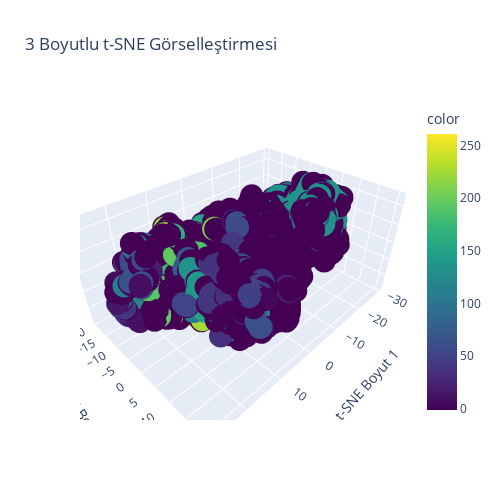

Here is the notebook cell this chart was saved with:
### Code cell
# DataFrame
df_tsne = pd.DataFrame({
    'tsne1': X_tsne[:, 0],
    'tsne2': X_tsne[:, 1],
    'tsne3': X_tsne[:, 2],
    'label': y_train
})

# Etkileşimli 3B scatter plot
fig = px.scatter_3d(df_tsne, x='tsne1', y='tsne2', z='tsne3',
                    color=h_clusters,
                    title='3 Boyutlu t-SNE Görselleştirmesi',
                    labels={'tsne1': 't-SNE Boyut 1',
                            'tsne2': 't-SNE Boyut 2',
                            'tsne3': 't-SNE Boyut 3'},
                    color_continuous_scale='viridis')

fig.update_layout(
    width=500,  # piksel cinsinden genişlik
    height=500, # piksel cinsinden yükseklik
    autosize=False  # otomatik boyutlandırmayı kapat
)


fig.show()

### Figure 1 — Plotly figure (JSON) as saved in the notebook; plotly's stock layout.template omitted (floating-point values rounded to 4 significant figures; data arrays with more than 128 entries replaced by an {"elided": "..."} marker saying what was removed)
{"data": [{"hovertemplate": "t-SNE Boyut 1=%{x}<br>t-SNE Boyut 2=%{y}<br>t-SNE Boyut 3=%{z}<br>color=%{marker.color}<extra></extra>", "legendgroup": "", "marker": {"color": {"elided": "6348 int values"}, "coloraxis": "coloraxis", "symbol": "circle"}, "mode": "markers", "name": "", "scene": "scene", "showlegend": false, "x": {"elided": "6348 float values"}, "y": {"elided": "6348 float values"}, "z": {"elided": "6348 float values"}, "type": "scatter3d"}], "layout": {"scene": {"domain": {"x": [0.0, 1.0], "y": [0.0, 1.0]}, "xaxis": {"title": {"text": "t-SNE Boyut 1"}}, "yaxis": {"title": {"text": "t-SNE Boyut 2"}}, "zaxis": {"title": {"text": "t-SNE Boyut 3"}}}, "coloraxis": {"colorbar": {"title": {"text": "color"}}, "colorscale": [[0.0, "#440154"], [0.1111, "#482878"], [0.2222, "#3e4989"], [0.3333, "#31688e"], [0.4444, "#26828e"], [0.5556, "#1f9e89"], [0.6667, "#35b779"], [0.7778, "#6ece58"], [0.8889, "#b5de2b"], [1.0, "#fde725"]]}, "legend": {"tracegroupgap": 0}, "title": {"text": "3 Boyutlu t-SNE Görselleştirmesi"}, "width": 500, "height": 500, "autosize": false}}
